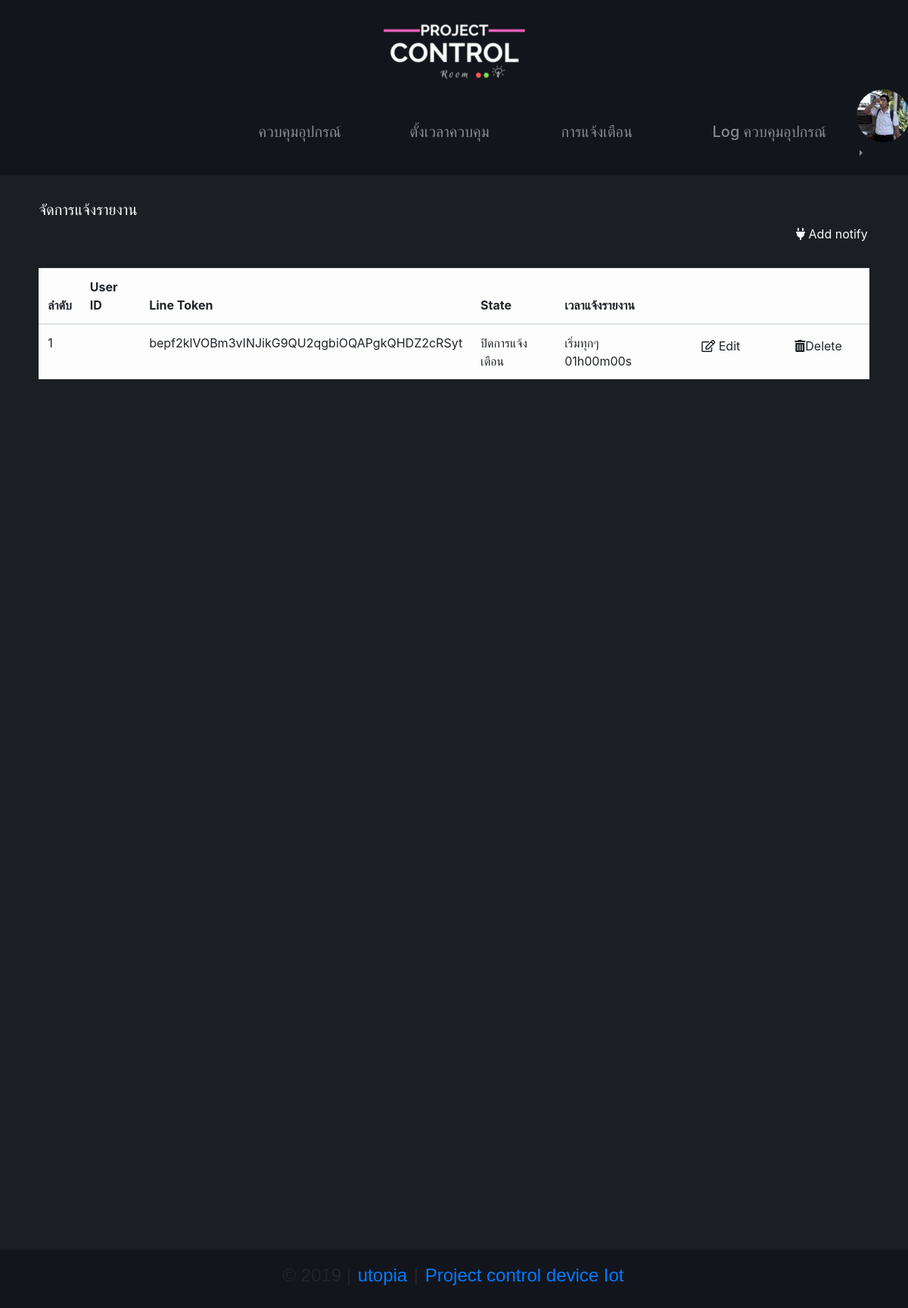
The app's page /projectcontrol/viewnotify.php (signed in) with its own data.
### tables this page shows
CREATE TABLE `users` (
  `userid` int(2) NOT NULL,
  `username` varchar(50) NOT NULL,
  `password` varchar(50) NOT NULL,
  `fname` varchar(50) NOT NULL,
  `lname` varchar(50) NOT NULL,
  `email` varchar(50) NOT NULL,
  `picture` varchar(100) NOT NULL,
  `date` timestamp NULL DEFAULT CURRENT_TIMESTAMP,
  `status` varchar(1) NOT NULL DEFAULT 'Y'
);

CREATE TABLE `notify` (
  `notifyid` int(2) NOT NULL,
  `linetoken` varchar(100) NOT NULL,
  `notifystate` int(1) NOT NULL,
  `notifytime` int(20) NOT NULL,
  `notifytimestamp` datetime NOT NULL
);

### projectcontrol/viewnotify.php (the view, shortened to what this page needs)
<?php
require "head.php";
require "inc/connect.php";
$sql = "SELECT * FROM notify";
$result = mysqli_query($con, $sql);
?>
<div class="row">
    <div class="col-sm-12">
        <hr>
        <h5 style="color:white;">จัดการแจ้งรายงาน</h5>
        <p class="text-right"><a class="text-light" href="addnotify.php "><i class="fas fa-plug"></i> Add notify</a></p>
        <hr>
        <table class="table table-hover">
            <thead>
                <tr class="table-light">
                    <th>ลำดับ</th>
                    <th>User ID</th>
                    <th>Line Token</th>
                    <th>State</th>
                    <th>เวลาแจ้งรายงาน</th>
                    <th></th>
                    <th></th>
                </tr>
            </thead>
            <tbody>
                <?php
                $no = 1;
                while ($row = mysqli_fetch_assoc($result)) {
                    $notifyid = $row['notifyid'];
                    $url_editnotify = "editnotify.php?id=$notifyid";
                    $url_deletenotify = "inc/deletenotify.php?id=$notifyid";
                    if ($row['notifystate'] == '1') {
                        $statenotify = "เปิดการแจ้งเตือน";
                    } else {
                        $statenotify = "ปิดการแจ้งเตือน";
                    }
                    $sec = ($row['notifytime'] / 1000) % 60;
                    $min = ($row['notifytime'] / (1000 * 60)) % 60;
                    $hour = ($row['notifytime'] / (1000 * 60 * 60)) % 24;
                    ?>
                    <tr class="table-light">
                        <td><?php echo $no++ ?></td>
                        <td><?php echo $row['userid']; ?></td>
                        <td><?php echo $row['linetoken']; ?></td>
                        <td><?php echo $statenotify; ?></td>
                        <td><?php echo  sprintf("เริ่มทุกๆ %02dh%02dm%02ds", $hour, $min, $sec); ?></td>
                        <td><a class="dropdown-item" href="<?php echo $url_editnotify; ?>"><i class="far fa-edit"></i> Edit</a></td>
                        <td><a class="dropdown-item" href="<?php echo $url_deletenotify; ?>" onclick="return confirm('Are you sure to delete?')"><i class="fas fa-trash-alt"></i>Delete</a></td>
                    </tr>
                <?php }
                ?>
            </tbody>
        </table>
    </div>
</div>
<?php
require "footer.php";
?>

### projectcontrol/head.php (shortened to what this page needs)
<?php
require "inc/connect.php";
$userid = $_SESSION['userid'];
$sessionstatus = $_SESSION['status'];
$sql = "SELECT * FROM users WHERE userid=$userid";
$result = mysqli_query($con, $sql);
$row = mysqli_fetch_array($result);
$profileimg  = $row['picture'];
?>
<!DOCTYPE html>
<html lang="en">
<head>
    <link rel="stylesheet" href="css/stylefooter.css">
    <link rel="stylesheet" href="css/styleheader.css">
    <link rel="stylesheet" href="//cdnjs.cloudflare.com/ajax/libs/timepicker/1.3.5/jquery.timepicker.min.css">
    <link rel="stylesheet" href="https://maxcdn.bootstrapcdn.com/bootstrap/4.0.0/css/bootstrap.min.css">
    <link rel="stylesheet" href="https://use.fontawesome.com/releases/v5.8.1/css/all.css">
</head>
<body style="background-color:#1b1f23">
    <div class="row">
        <div class="col-sm" style="background-color: #13151c">
        </div>
        <div class="col-sm-3" style="background-color: #13151c">
            <a href="<?php if ($sessionstatus != "R") {
                            echo "indexuser.php";
                        } else {
                            echo "viewchannel.php";
                        } ?>">
                <img src="img/Project.png" class="img-fluid" alt="Responsive image">
            </a>
        </div>
        <div class="col-sm" style="background-color: #13151c">
        </div>
    </div>
    <div class="row" style="background-color: #13151c">
        <div class="col-md-6 offset-md-3" style="background-color: #13151c">
            <header>
                <nav class="navbar navbar-expand-lg navbar-dark">
                    <div class="collapse navbar-collapse" id="navbarTogglerDemo01" style="height:100px;">
                            <?php if ($sessionstatus != 'R') { ?>
                                <ul class="navbar-nav">
                                    <li class="nav-item">
                                        <a class="nav-link" href="indexuser.php">
                                            <h5>ควบคุมอุปกรณ์</h5>
                                        </a>
                                    </li>
                                    <li class="nav-item">
                                        <a class="nav-link" href="timeControl.php">
                                            <h5>ตั้งเวลาควบคุม</h5>
                                        </a>
                                    </li>
                                    <li class="nav-item">
                                        <a class="nav-link" href="notify.php">
                                            <h5>การแจ้งเตือน</h5>
                                        </a>
                                    </li>
                                    <li class="nav-item">
                                        <a class="nav-link" href="log.php">
                                            <h5>Log ควบคุมอุปกรณ์</h5>
                                        </a>
                                    </li>
                                <?php } ?>
                                </ul>
                                <div class="btn-group dropright" style="margin-bottom:2%;">
                                    <ul class="navbar-nav">
                                        <li class="nav-link dropdown-toggle dropdown-toggle-split" role="button" data-toggle="dropdown" aria-haspopup="true" aria-expanded="false">
                                            <img src="upload/pic/<?php echo  $profileimg; ?>" class="rounded-circle" style="width:70px;height:70px">
                                        </li>
                                    </ul>
                                </div>
                    </div>
                </nav>
            </header>
        </div>
    </div>
    <div class="row" style="height:100%;">
        <div class="col-sm">
        </div>
        <div class="col-sm-11" style="height:auto;">

### projectcontrol/css/styleheader.css (style rules this page uses)
body { position:absolute; top: 0; bottom: 0; left: 0; right: 0; height: 100%; display: block; }
a { padding: 2px; }
h6 , h5 { font-family: 'Poiret One', cursive; }
li.nav-item { padding: 10px; width: 200px; height: 60px; }

### records on screen
users: picture (picture)
notify: linetoken "bepf2klVOBm3vINJikG9QU2qgbiOQAPgkQHDZ2cRSyt", notifystate "ปิดการแจ้งเตือน", notifytime "01", notifytime "00"
